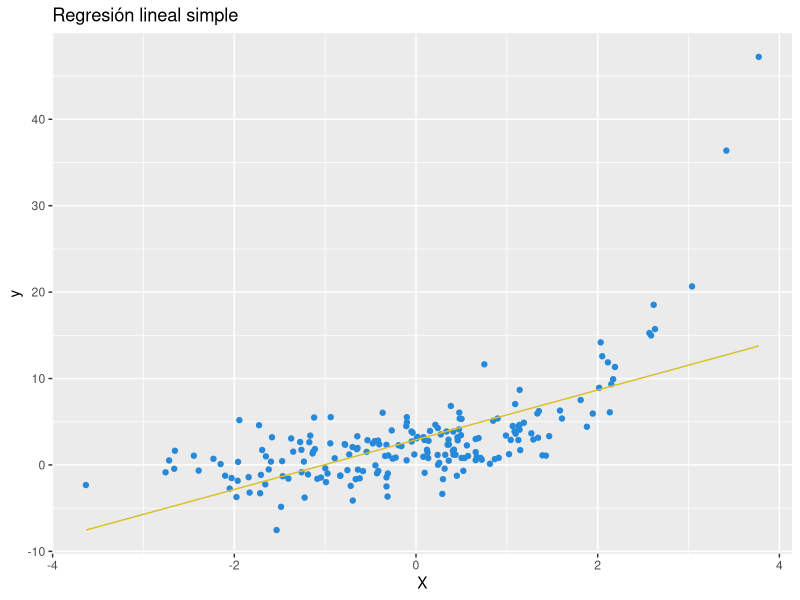
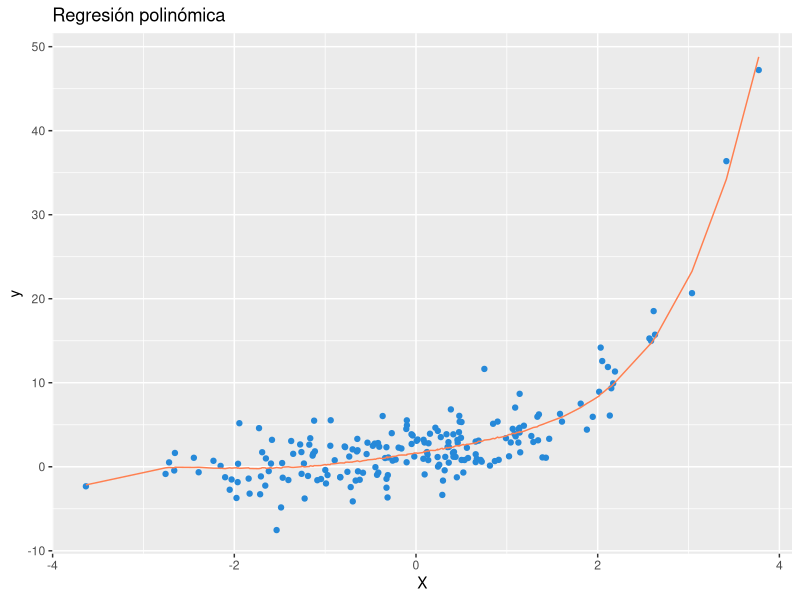

Reproduce these figures in R, in order.
## ---- chunk 1
# Instalamos bibliotecas
#install.packages('caTools')
#install.packages('ggplot2')
library(ggplot2)
library(caTools)
## ---- chunk 2
data = read.csv('data.csv')

# Polynomial features
data$X2 = data$X^2
data$X4 = data$X^4
data$X5 = data$X^5
## ---- chunk 3
lin_reg <- lm(formula = y ~ X, data = data)
## ---- chunk 4
ggplot() + 
  geom_point(aes(x = data$X , y = data$y ), 
             colour='#2689d9') +
  geom_line(aes(x = data$X, y = predict(lin_reg, newdata = data)), 
            colour = '#d9c026') +
  ggtitle("Regresión lineal simple") +
  xlab("X") +
  ylab("y")
## ---- chunk 5
summary(lin_reg)
## ---- chunk 6
poly_reg <- lm(formula = y ~ ., data = data)
## ---- chunk 7
ggplot() + 
  geom_point(aes(x = data$X , y = data$y ), 
             colour='#2689d9') +
  geom_line(aes(x = data$X, y = predict(poly_reg, newdata = data)), 
            colour = 'coral') +
  ggtitle("Regresión polinómica") +
  xlab("X") +
  ylab("y")
## ---- chunk 8
summary(poly_reg)
